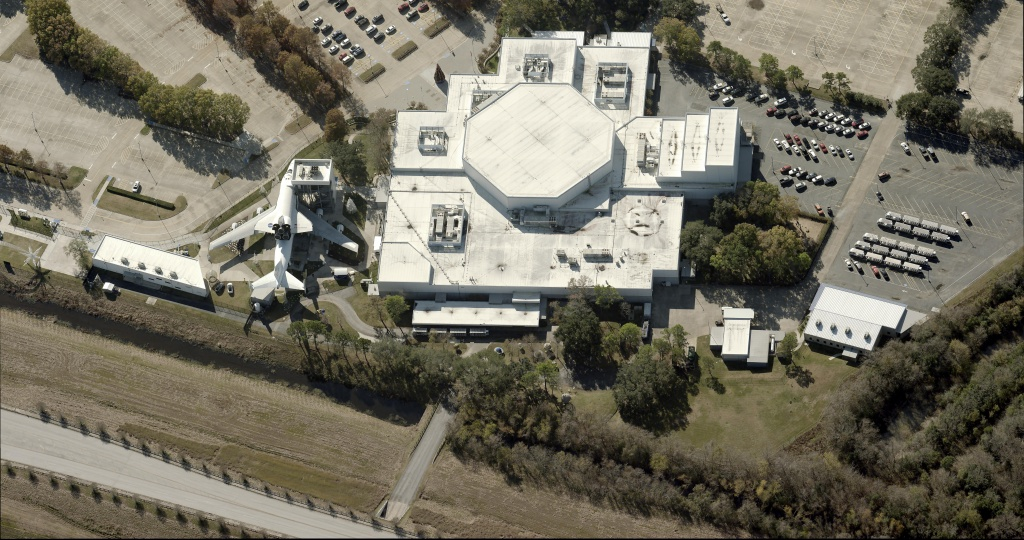
#> input picture ref.png, 1024 x 540 px
$ python filter_images_sharpness.py -i ..   (older library calls are emulated)
#> lines starting #> are read from the running program, lines starting #| are printed output that depends on the picture
#> further down, img is the input picture: shape (540, 1024, 3); mean B, G, R 97.9, 112.4, 116.3
import argparse

import json
import os.path as osp
import os

import shutil
from tqdm import tqdm

import cv2
import imutils
import imutils.video

parser = argparse.ArgumentParser()
parser.add_argument(
    "--images",
    "-i",
    default="",
    help="Path to images from kinect camera",
)
parser.add_argument(
    "--sharpness_threshold",
    "--st",
    "--thresh",
    default=0,
    type=int,
    help="threshold to filter out blurry images",
)
parser.add_argument(
    "--sharpness_filter_window",
    "--sw",
    "--filter",
    default=10,
    type=int,
    help="the window size for the sharpness filter",
)
args = parser.parse_args()


def variance_of_laplacian(image):
    return cv2.Laplacian(image, cv2.CV_64F).var()


def image_sharpness(image):
    smaller = imutils.resize(image, width=640)
    gray = cv2.cvtColor(smaller, cv2.COLOR_BGR2GRAY)
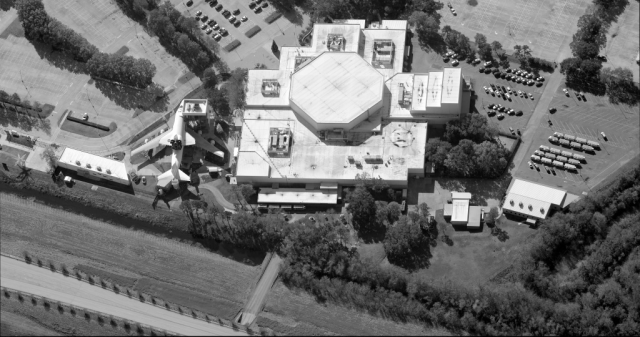
#> gray: shape (337, 640); min 0, max 255, mean 111.9
    sharpness = variance_of_laplacian(gray)
#> sharpness = 1222.2
    return sharpness

output_dir = args.images + "_filtered"
os.makedirs(output_dir, exist_ok=True)

all_images = sorted(os.listdir(args.images))
count = 0
buffer = []
for file in tqdm(all_images, desc="Filtering images..."):
    img = cv2.imread(osp.join(args.images, file))

#> (the run stopped early here; a loop or call above may not have finished)
